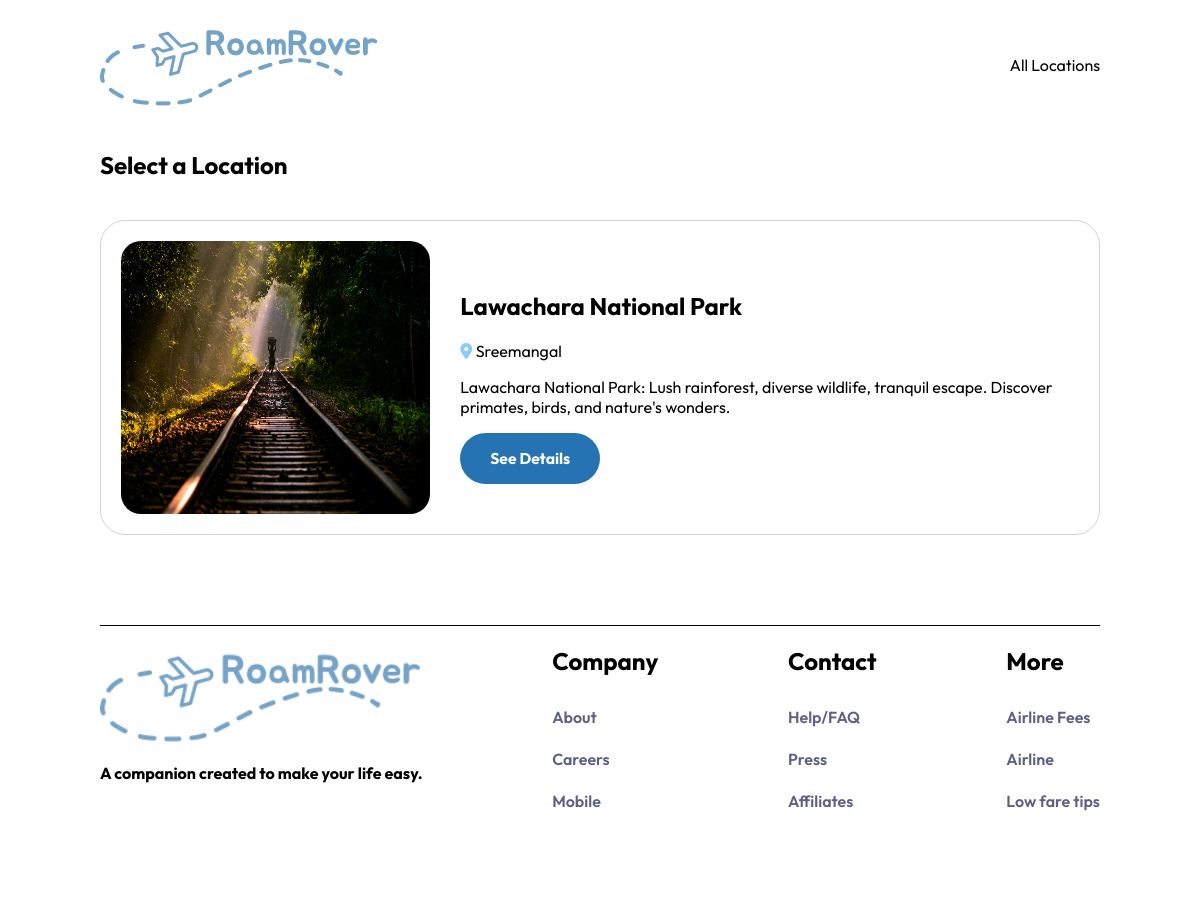
The page /categories/6/locations/ on the database its author committed.
### base/models.py (models this page shows, shortened)
class Location(models.Model):
    category = models.ForeignKey(Category, on_delete=models.CASCADE)
    name = models.CharField(max_length=200, blank=True, null=True)
    image = models.ImageField(
        upload_to="images/location", blank=True, null=True)
    city = models.CharField(max_length=200, blank=True, null=True)
    bio = models.CharField(max_length=200, blank=True, null=True)
    overview = models.TextField(max_length=10000, blank=True, null=True)
    containsWater = models.BooleanField(default=False, blank=True, null=True)
    involveHiking = models.BooleanField(default=False, blank=True, null=True)
    acrophobic = models.BooleanField(default=False, blank=True, null=True)
    safe = models.BooleanField(default=False, blank=True, null=True)
    cautious = models.BooleanField(default=False, blank=True, null=True)
    unsafe = models.BooleanField(default=False, blank=True, null=True)
    iframe = models.CharField(max_length=10000, blank=True, null=True)
    lattitude = models.CharField(max_length=200, blank=True, null=True)
    longitude = models.CharField(max_length=200, blank=True, null=True)
    class Meta:
        ordering = ['city']

### base/views.py (the view)
class CategoryLocationList(ListView):
    model = Location
    template_name = 'location_list.html'
    context_object_name = 'locations'
    def get_queryset(self):
        category_id = self.kwargs['category_id']
        category = get_object_or_404(Category, id=category_id)
        return Location.objects.filter(category=category)
    def get_context_data(self, **kwargs):
        context = super().get_context_data(**kwargs)
        context['category'] = get_object_or_404(
            Category, id=self.kwargs['category_id'])
        return context

### base/templates/base/location_list.html
{% extends "base/main.html" %} {% block content %}
<section class="all-locations">
  <h1>Select a Location</h1>
  {% for location in object_list %}
  <div class="location-container">
    <img
      src="{{location.image.url}}"
      alt=""
      style="width: 100%; border-radius: 20px; height: 273px"
    />
    <div>
      <h1>{{location.name}}</h1>
      <p>
        <i class="fa-solid fa-location-dot" style="color: #90caf9"></i>
        {{location.city}}
      </p>
      <p>{{location.bio}}</p>
      <a href="{% url 'location' location.id %}"
        ><button><h3>See Details</h3></button></a
      >
    </div>
  </div>
  {% endfor %}
</section>
{% endblock content %}

### base/templates/base/main.html (style rules this page uses)
* { scroll-behavior: smooth; }
body { font-family: "outfit"; max-width: 1300px; margin: 0px auto; z-index: 1; }
.all-locations { display: flex; flex-wrap: wrap; flex-direction: column; gap: 20px; margin-bottom: 50px; }
.location-container { border: 1px solid lightgray; border-radius: 25px; padding: 20px; display: grid; grid-template-columns: 1fr 2fr; align-items: center; gap: 30px; }
button { font-family: "Outfit"; border: none; background-color: #2573b2; padding: 0px 30px; color: white; border-radius: 70px; cursor: pointer; transition: 400ms ease-in-out; }
@media (max-width: 1367px) { body { max-width: 1000px; } }

### rows shown on the page
Location: image (picture), name "Lawachara National Park", city "Sreemangal", bio "Lawachara National Park: Lush rainforest, diverse wildlife, tranquil escape. Discover primates, birds, and nature's wonders."
